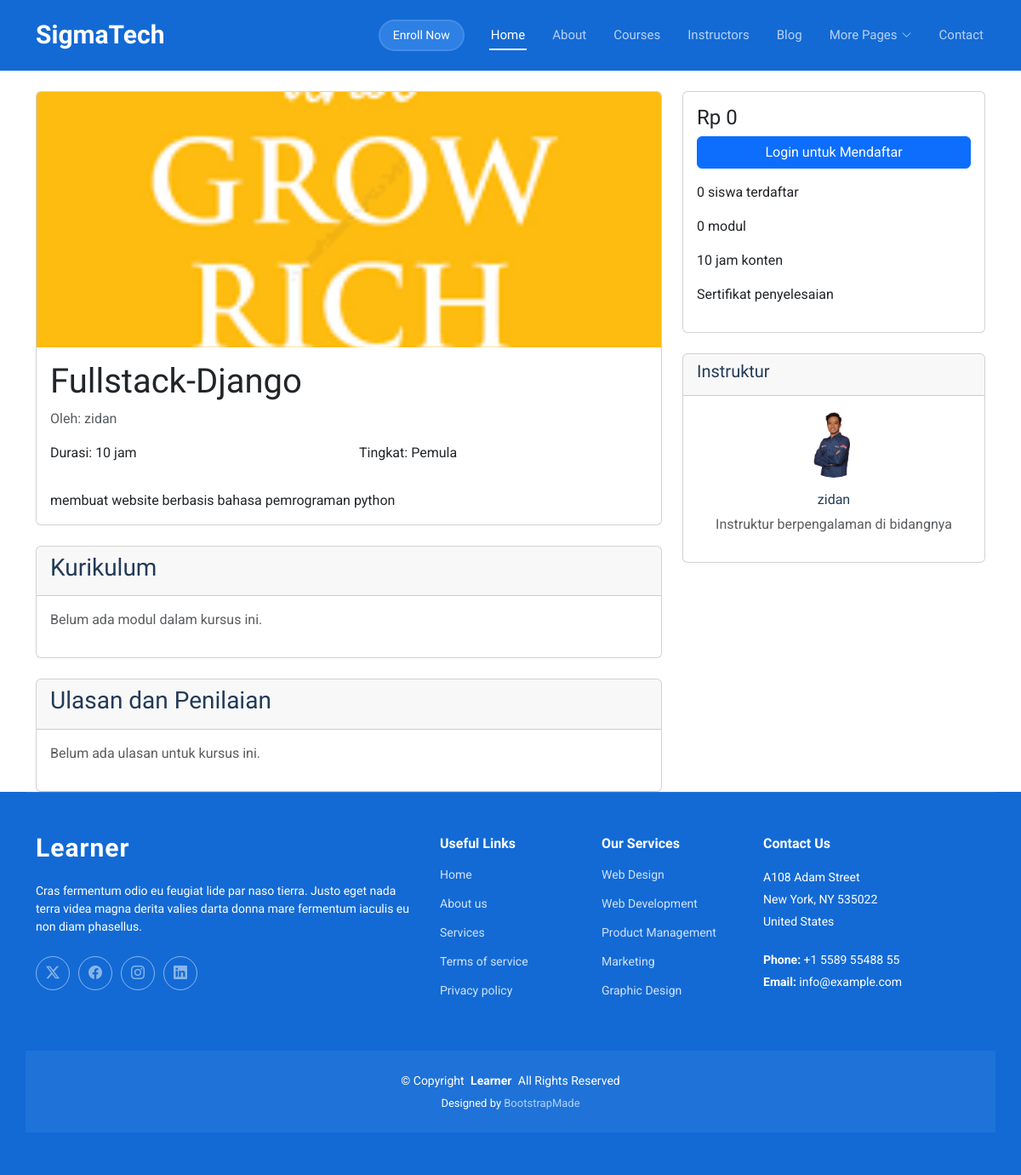
The page /course/fullstack-django/ on the database as committed earlier.
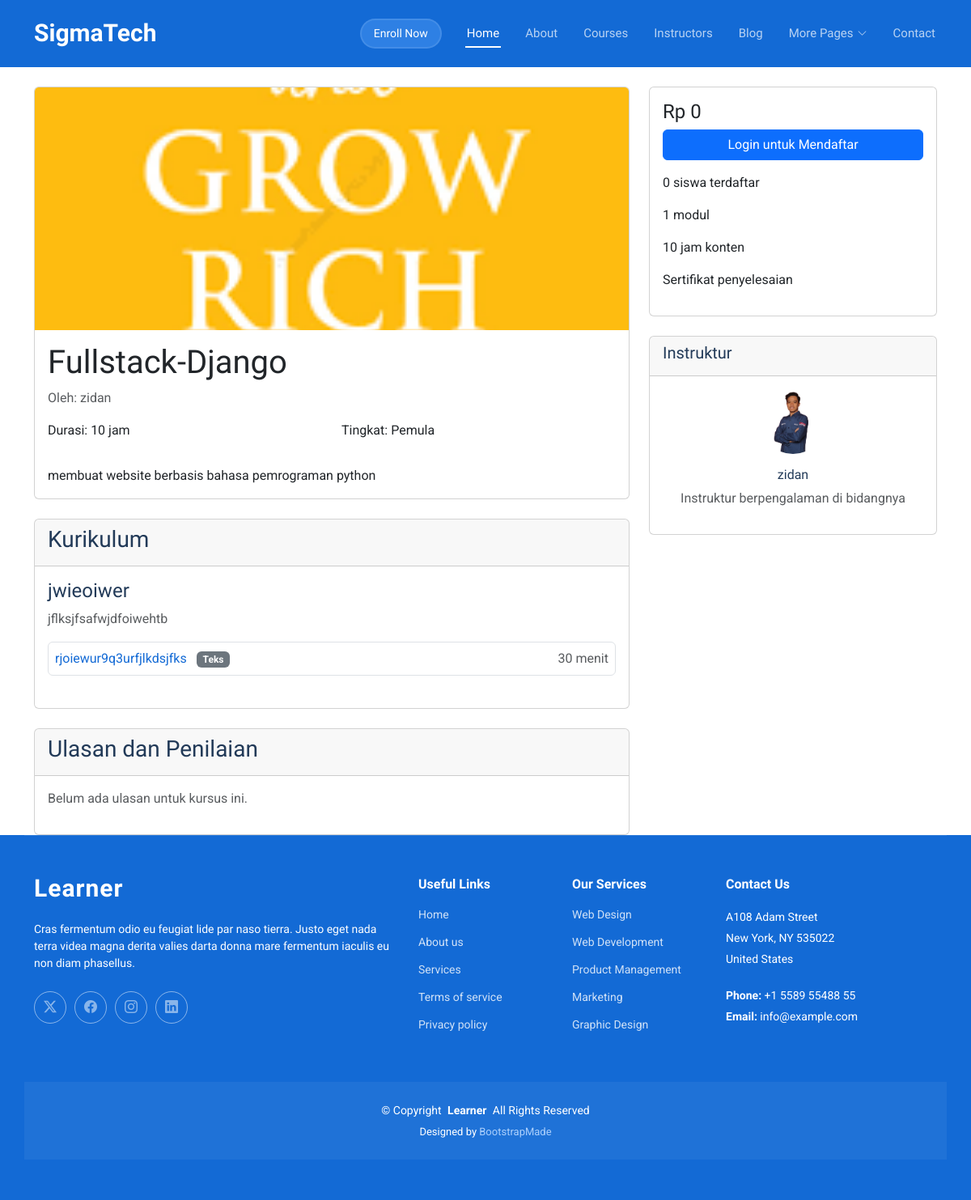
The same page on the database as committed later.
### courses/models.py (models this page shows, shortened)
class Course(models.Model):
    DIFFICULTY_CHOICES = (
        ('beginner', 'Pemula'),
        ('intermediate', 'Menengah'),
        ('advanced', 'Lanjutan'),
    )
    title = models.CharField(max_length=200)
    slug = models.SlugField(max_length=250, unique=True, blank=True)
    description = models.TextField()
    instructor = models.ForeignKey(User, on_delete=models.CASCADE, related_name='courses_taught')
    category = models.ForeignKey(Category, on_delete=models.SET_NULL, null=True, blank=True)
    thumbnail = models.ImageField(upload_to='course_thumbnails/', blank=True, null=True)
    difficulty = models.CharField(max_length=20, choices=DIFFICULTY_CHOICES, default='beginner')
    price = models.DecimalField(max_digits=10, decimal_places=2, default=0.00)
    duration = models.IntegerField(help_text="Durasi kursus dalam jam")
    is_published = models.BooleanField(default=False)
    created_at = models.DateTimeField(auto_now_add=True)
    updated_at = models.DateTimeField(auto_now=True)
    class Meta:
        ordering = ['-created_at']
    def get_enrollment_count(self):
        return self.enrollments.count()

class Module(models.Model):
    course = models.ForeignKey(Course, on_delete=models.CASCADE, related_name='modules')
    title = models.CharField(max_length=200)
    description = models.TextField(blank=True)
    order = models.PositiveIntegerField(default=1)
    class Meta:
        ordering = ['order']

class Lesson(models.Model):
    LESSON_TYPE_CHOICES = (
        ('video', 'Video'),
        ('text', 'Teks'),
        ('quiz', 'Kuis'),
        ('assignment', 'Tugas'),
    )
    module = models.ForeignKey(Module, on_delete=models.CASCADE, related_name='lessons')
    title = models.CharField(max_length=200)
    content = models.TextField(blank=True)
    lesson_type = models.CharField(max_length=20, choices=LESSON_TYPE_CHOICES, default='text')
    video_url = models.URLField(blank=True, help_text="URL embed video dari YouTube/Vimeo")
    duration = models.IntegerField(help_text="Durasi pelajaran dalam menit", default=0)
    order = models.PositiveIntegerField(default=1)
    is_published = models.BooleanField(default=True)
    class Meta:
        ordering = ['order']

### users/models.py (models this page shows, shortened)
class User(AbstractUser):
    ROLE_CHOICES = (
        ('student', 'Siswa'),
        ('instructor', 'Instruktur'),
    )
    role = models.CharField(max_length=20, choices=ROLE_CHOICES, default='student')
    bio = models.TextField(max_length=500, blank=True)
    profile_picture = models.ImageField(upload_to='profile_pics/', blank=True, null=True)
    phone_number = models.CharField(max_length=15, blank=True)

### courses/views.py (the view)
# urls.py: path('course/<slug:slug>/', views.course_detail, name='course_detail'),
def course_detail(request, slug):
    course = get_object_or_404(Course, slug=slug, is_published=True)
    modules = course.modules.all()
    context = {
        'course': course,
        'modules': modules,
    }
    return render(request, 'courses/course_detail.html', context)

### templates/courses/course_detail.html (shortened to what this page needs)
{% extends 'base.html' %}
{% load static %}
{% block content %}
<div class="container mt-4">
    <div class="row">
        <div class="col-md-8">
            <div class="card mb-4">
                {% if course.thumbnail %}
                    <img src="{{ course.thumbnail.url }}" class="card-img-top" alt="{{ course.title }}" style="height: 300px; object-fit: cover;">
                {% else %}
                    <img src="{% static 'images/default-course.jpg' %}" class="card-img-top" alt="{{ course.title }}" style="height: 300px; object-fit: cover;">
                {% endif %}
                <div class="card-body">
                    <h1 class="card-title">{{ course.title }}</h1>
                    <p class="text-muted">Oleh: {{ course.instructor.get_full_name|default:course.instructor.username }}</p>
                    <div class="row mb-3">
                        <div class="col-md-6">
                            <p> Durasi: {{ course.duration }} jam</p>
                        </div>
                        <div class="col-md-6">
                            <p> Tingkat: {{ course.get_difficulty_display }}</p>
                        </div>
                    </div>
                    <div class="course-description">
                        {{ course.description|safe }}
                    </div>
                </div>
            </div>
            <div class="card">
                <div class="card-header">
                    <h3>Kurikulum</h3>
                </div>
                <div class="card-body">
                    {% for module in modules %}
                        <div class="module mb-4">
                            <h4 class="module-title">
                                 {{ module.title }}
                            </h4>
                            {% if module.description %}
                                <p class="text-muted">{{ module.description }}</p>
                            {% endif %}
                            <div class="lessons-list">
                                {% for lesson in module.lessons.all %}
                                    <div class="lesson-item p-2 border rounded mb-2">
                                        <div class="d-flex justify-content-between">
                                            <div>
                                                <a href="{% url 'learning:lesson_view' course.slug lesson.id %}">{{ lesson.title }}</a>
                                                <span class="badge bg-secondary ms-2">{{ lesson.get_lesson_type_display }}</span>
                                            </div>
                                            <div>
                                                <span class="text-muted">{{ lesson.duration }} menit</span>
                                            </div>
                                        </div>
                                    </div>
                                {% empty %}
                                    <p class="text-muted">Belum ada pelajaran dalam modul ini.</p>
                                {% endfor %}
                            </div>
                        </div>
                    {% empty %}
                        <p class="text-muted">Belum ada modul dalam kursus ini.</p>
                    {% endfor %}
                </div>
            </div>
            <div class="card mt-4">
                <div class="card-header">
                    <h3>Ulasan dan Penilaian</h3>
                </div>
                <div class="card-body">
                    {% for review in course.reviews.all %}
                        <div class="review-item border-bottom pb-3 mb-3">
                            <div class="d-flex justify-content-between">
                                <h6>{{ review.student.get_full_name|default:review.student.username }}</h6>
                                <div>
                                    {% for i in "12345" %}
                                        {% if forloop.counter <= review.rating %}
                                            <i class="fas fa-star text-warning"></i>
                                        {% else %}
                                            <i class="fas fa-star text-secondary"></i>
                                        {% endif %}
                                    {% endfor %}
                                </div>
                            </div>
                            <p class="text-muted">{{ review.comment|default:"" }}</p>
                            <small class="text-muted">{{ review.created_at|date:"d M Y" }}</small>
                        </div>
                    {% empty %}
                        <p class="text-muted">Belum ada ulasan untuk kursus ini.</p>
                    {% endfor %}
                </div>
            </div>
        </div>
        <div class="col-md-4">
            <div class="card">
                <div class="card-body">
                    <h4 class="card-title">Rp {{ course.price|floatformat:0 }}</h4>
                    {% if user.is_authenticated %}
                        {% if user.role == 'student' %}
                            {% if user in course.enrollments.all %}
                                <a href="{% url 'learning:course_learning_view' course.slug %}" class="btn btn-success w-100 mb-2">Lanjutkan Belajar</a>
                            {% else %}
                                <form method="post" action="{% url 'courses:enroll_course' course.slug %}">
                                    {% csrf_token %}
                                    <button type="submit" class="btn btn-primary w-100">Daftar Kursus</button>
                                </form>
                            {% endif %}
                        {% endif %}
                    {% else %}
                        <a href="{% url 'login' %}" class="btn btn-primary w-100">Login untuk Mendaftar</a>
                    {% endif %}
                    <div class="mt-3">
                        <p> {{ course.get_enrollment_count }} siswa terdaftar</p>
                        <p> {{ course.modules.count }} modul</p>
                        <p> {{ course.duration }} jam konten</p>
                        <p> Sertifikat penyelesaian</p>
                    </div>
                </div>
            </div>
            <div class="card mt-4">
                <div class="card-header">
                    <h5>Instruktur</h5>
                </div>
                <div class="card-body text-center">
                    {% if course.instructor.profile_picture %}
                        <img src="{{ course.instructor.profile_picture.url }}" class="rounded-circle mb-3" style="width: 80px; height: 80px; object-fit: cover;" alt="{{ course.instructor.username }}">
                    {% else %}
                        <div class="rounded-circle bg-secondary d-flex align-items-center justify-content-center mb-3" style="width: 80px; height: 80px; margin: 0 auto;">
                            <i class="fas fa-user fa-2x text-white"></i>
                        </div>
                    {% endif %}
                    <h6>{{ course.instructor.get_full_name|default:course.instructor.username }}</h6>
                    <p class="text-muted">{{ course.instructor.bio|truncatewords:15|default:"Instruktur berpengalaman di bidangnya" }}</p>
                </div>
            </div>
        </div>
    </div>
</div>
{% endblock %}

### templates/base.html (shortened to what this page needs)
<!DOCTYPE html>
<html lang="en">
{% load static %}
<head>
  <link href="{% static 'assets/vendor/bootstrap/css/bootstrap.min.css' %}" rel="stylesheet">
  <link href="{% static 'assets/vendor/bootstrap-icons/bootstrap-icons.css' %}" rel="stylesheet">
  <link href="{% static 'assets/vendor/aos/aos.css' %}" rel="stylesheet">
  <link href="{% static 'assets/vendor/swiper/swiper-bundle.min.css' %}" rel="stylesheet">
  <link href="{% static 'assets/css/main.css' %}" rel="stylesheet">
</head>
<body class="index-page">
  <header id="header" class="header d-flex align-items-center sticky-top">
    <div class="container-fluid container-xl position-relative d-flex align-items-center">
      <a href="{% url 'courses:home' %}" class="logo d-flex align-items-center me-auto">
        <h1 class="sitename">SigmaTech</h1>
      </a>
      <nav id="navmenu" class="navmenu">
        <ul>
          <li><a href="{% url 'courses:home' %}" class="active">Home</a></li>
          <li><a href="{% url "courses:about" %}">About</a></li>
          <li><a href="{% url 'courses:course_list' %}">Courses</a></li>
          <li><a href="instructors.html">Instructors</a></li>
          <li><a href="blog.html">Blog</a></li>
          <li class="dropdown"><a href="#"><span>More Pages</span> <i class="bi bi-chevron-down toggle-dropdown"></i></a>
          </li>
          <li><a href="contact.html">Contact</a></li>
        </ul>
      </nav>
      <a class="btn-getstarted" href="enroll.html">Enroll Now</a>
    </div>
  </header>
  <main class="main">
    {% block content %}
    {% endblock  %}
  </main>
  <footer id="footer" class="footer accent-background">
    <div class="container footer-top">
      <div class="row gy-4">
        <div class="col-lg-5 col-md-12 footer-about">
          <a href="index.html" class="logo d-flex align-items-center">
            <span class="sitename">Learner</span>
          </a>
          <p>Cras fermentum odio eu feugiat lide par naso tierra. Justo eget nada terra videa magna derita valies darta donna mare fermentum iaculis eu non diam phasellus.</p>
          <div class="social-links d-flex mt-4">
            <a href=""><i class="bi bi-twitter-x"></i></a>
            <a href=""><i class="bi bi-facebook"></i></a>
            <a href=""><i class="bi bi-instagram"></i></a>
            <a href=""><i class="bi bi-linkedin"></i></a>
          </div>
        </div>
        <div class="col-lg-2 col-6 footer-links">
          <h4>Useful Links</h4>
          <ul>
            <li><a href="#">Home</a></li>
            <li><a href="#">About us</a></li>
            <li><a href="#">Services</a></li>
            <li><a href="#">Terms of service</a></li>
            <li><a href="#">Privacy policy</a></li>
          </ul>
        </div>
        <div class="col-lg-2 col-6 footer-links">
          <h4>Our Services</h4>
          <ul>
            <li><a href="#">Web Design</a></li>
            <li><a href="#">Web Development</a></li>
            <li><a href="#">Product Management</a></li>
            <li><a href="#">Marketing</a></li>
            <li><a href="#">Graphic Design</a></li>
          </ul>
        </div>
        <div class="col-lg-3 col-md-12 footer-contact text-center text-md-start">
          <h4>Contact Us</h4>
          <p>A108 Adam Street</p>
          <p>New York, NY 535022</p>
          <p>United States</p>
          <p class="mt-4"><strong>Phone:</strong> <span>+1 5589 55488 55</span></p>
          <p><strong>Email:</strong> <span>info@example.com</span></p>
        </div>
      </div>
    </div>
    <div class="container copyright text-center mt-4">
      <p>© <span>Copyright</span> <strong class="px-1 sitename">Learner</strong> <span>All Rights Reserved</span></p>
      <div class="credits">
        Designed by <a href="https://bootstrapmade.com/">BootstrapMade</a>
      </div>
    </div>
  </footer>
</body>
</html>

Rows that differ between the two databases and show on the page:
computed for Course "Fullstack-Django": modules.count "0" → "1"
added Module: title "jwieoiwer", description "jflksjfsafwjdfoiwehtb"
added Lesson: title "rjoiewur9q3urfjlkdsjfks", lesson_type "Teks", duration "30"
Other text that changed with them:
text no longer shown: "Belum ada modul dalam kursus ini."
